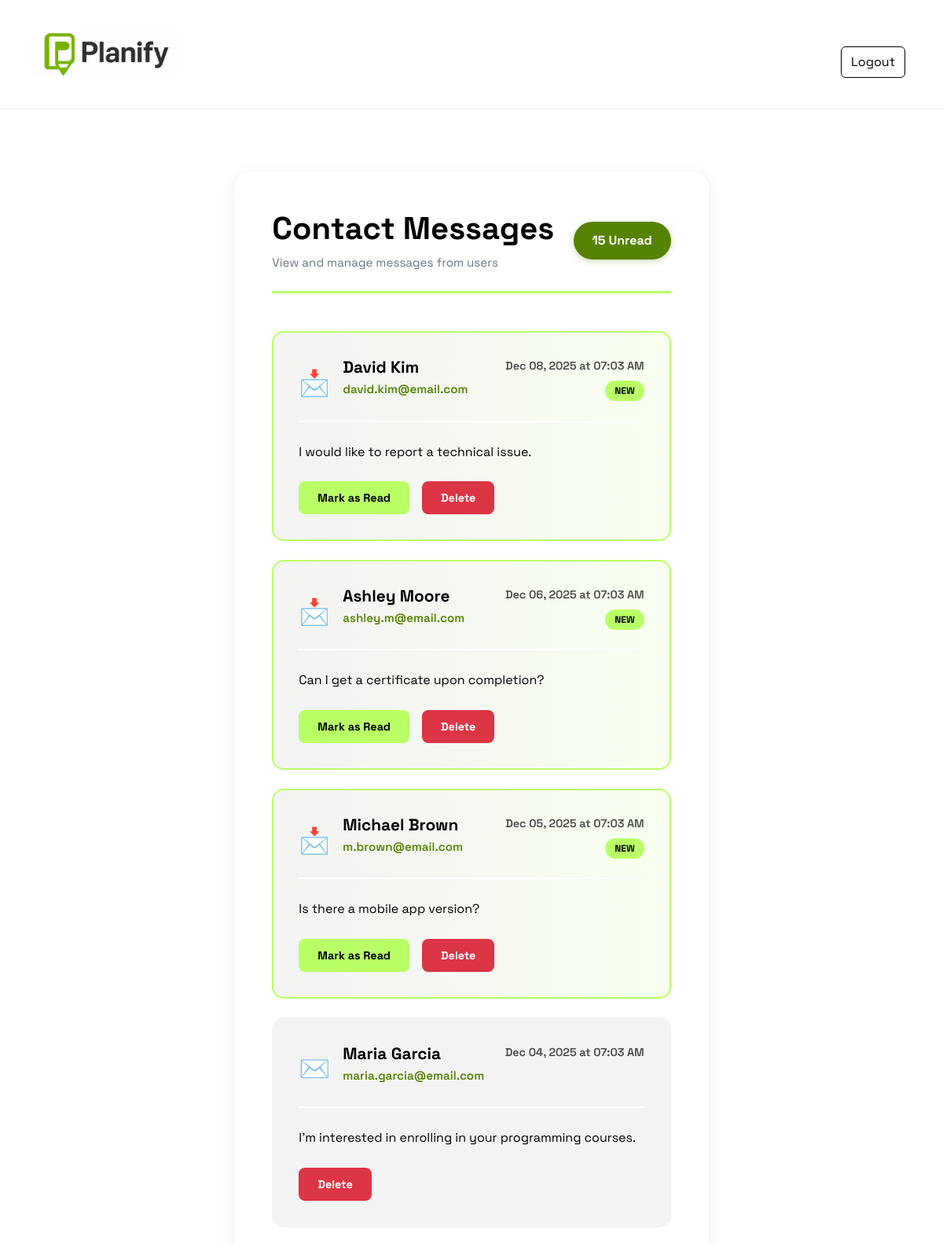
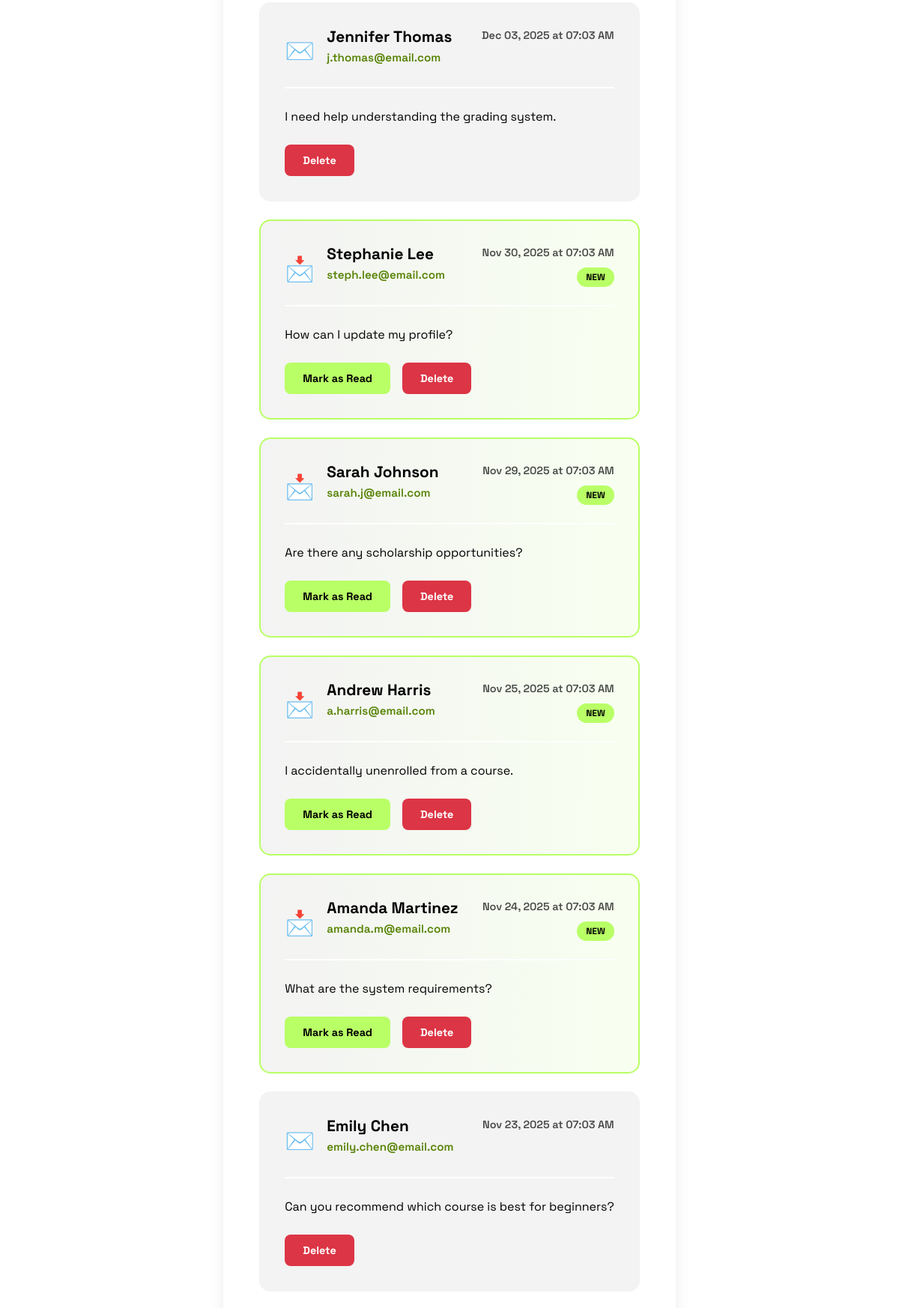
/admin/messages (signed in, upper part), run on the app's committed database (2 pictures, top to bottom).
### models.py (models this page shows, shortened)
class ContactMessage(db.Model):
    id = db.Column(db.Integer, primary_key=True)
    name = db.Column(db.String(100), nullable=True)
    email = db.Column(db.String(120), nullable=False)
    message = db.Column(db.Text, nullable=False)
    created_at = db.Column(db.DateTime, default=datetime.utcnow)
    is_read = db.Column(db.Boolean, default=False)

### routes.py (the view)
@app.route('/admin/messages')
@login_required
def admin_messages():
    if current_user.role != 'admin':
        flash("Access denied.", "error")
        return redirect(url_for('home'))
    from models import ContactMessage
    messages = ContactMessage.query.order_by(ContactMessage.created_at.desc()).all()
    unread_count = ContactMessage.query.filter_by(is_read=False).count()
    return render_template('admin_messages.html', messages=messages, unread_count=unread_count)

### app.py (called while the page is built)
@login_manager.user_loader
def load_user(user_id):
    return User.query.get(int(user_id))

### templates/admin_messages.html (shortened to what this page needs)
{% extends "base.html" %}
{% block content %}
<div class="admin-messages-container">
    <div class="messages-header">
        <div>
            <h1>Contact Messages</h1>
            <p class="header-subtitle">View and manage messages from users</p>
        </div>
        <div class="unread-badge">
            {{ unread_count }} Unread
        </div>
    </div>
    {% if messages %}
        <div class="messages-list">
            {% for message in messages %}
            <div class="message-card {% if not message.is_read %}unread{% endif %}">
                <div class="message-header">
                    <div class="sender-info">
                        <span class="sender-icon">{% if message.is_read %}✉️{% else %}📩{% endif %}</span>
                        <div>
                            <h3>{{ message.name or 'Anonymous' }}</h3>
                            <p class="sender-email">{{ message.email }}</p>
                        </div>
                    </div>
                    <div class="message-meta">
                        <span class="message-date">{{ message.created_at.strftime('%b %d, %Y at %I:%M %p') }}</span>
                        {% if not message.is_read %}
                            <span class="new-badge">NEW</span>
                        {% endif %}
                    </div>
                </div>
                <div class="message-body">
                    <p>{{ message.message }}</p>
                </div>
                <div class="message-actions">
                    {% if not message.is_read %}
                        <form method="POST" action="{{ url_for('mark_message_read', message_id=message.id) }}" style="display:inline;">
                            <button type="submit" class="btn-mark-read">Mark as Read</button>
                        </form>
                    {% endif %}
                    <form method="POST" action="{{ url_for('delete_message', message_id=message.id) }}"
                          onsubmit="return confirm('Are you sure you want to delete this message?');"
                          style="display:inline;">
                        <button type="submit" class="btn-delete">Delete</button>
                    </form>
                </div>
            </div>
            {% endfor %}
        </div>
    {% else %}
        <div class="empty-messages">
            <div class="empty-icon">📬</div>
            <h3>No Messages Yet</h3>
            <p>You haven't received any contact messages.</p>
        </div>
    {% endif %}
</div>
{% endblock %}

### data on the page
ContactMessage: name "David Kim", email "david.kim@email.com", created_at "Dec 08, 2025 at 07:03 AM", is_read "NEW", message "I would like to report a technical issue."
ContactMessage: name "Ashley Moore", email "ashley.m@email.com", created_at "Dec 06, 2025 at 07:03 AM", is_read "NEW", message "Can I get a certificate upon completion?"
ContactMessage: name "Michael Brown", email "m.brown@email.com", created_at "Dec 05, 2025 at 07:03 AM", is_read "NEW", message "Is there a mobile app version?"
ContactMessage: name "Maria Garcia", email "maria.garcia@email.com", created_at "Dec 04, 2025 at 07:03 AM", message "I'm interested in enrolling in your programming courses."
ContactMessage: name "Jennifer Thomas", email "j.thomas@email.com", created_at "Dec 03, 2025 at 07:03 AM", message "I need help understanding the grading system."
ContactMessage: name "Stephanie Lee", email "steph.lee@email.com", created_at "Nov 30, 2025 at 07:03 AM", is_read "NEW", message "How can I update my profile?"
ContactMessage: name "Sarah Johnson", email "sarah.j@email.com", created_at "Nov 29, 2025 at 07:03 AM", is_read "NEW", message "Are there any scholarship opportunities?"
ContactMessage: name "Andrew Harris", email "a.harris@email.com", created_at "Nov 25, 2025 at 07:03 AM", is_read "NEW", message "I accidentally unenrolled from a course."
ContactMessage: name "Amanda Martinez", email "amanda.m@email.com", created_at "Nov 24, 2025 at 07:03 AM", is_read "NEW", message "What are the system requirements?"
ContactMessage: name "Emily Chen", email "emily.chen@email.com", created_at "Nov 23, 2025 at 07:03 AM", message "Can you recommend which course is best for beginners?"

### other printed values
{{ unread_count }} "15"
